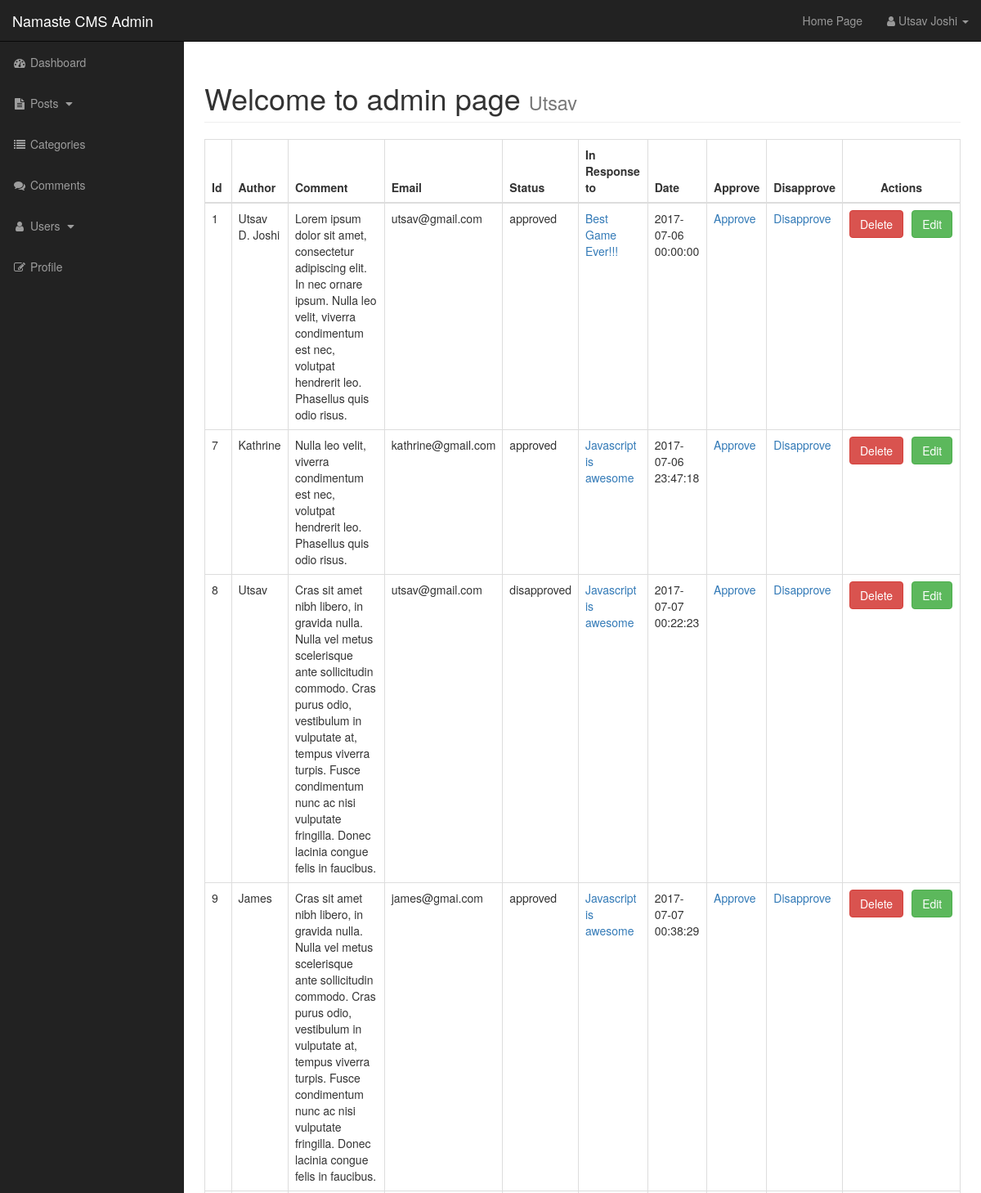
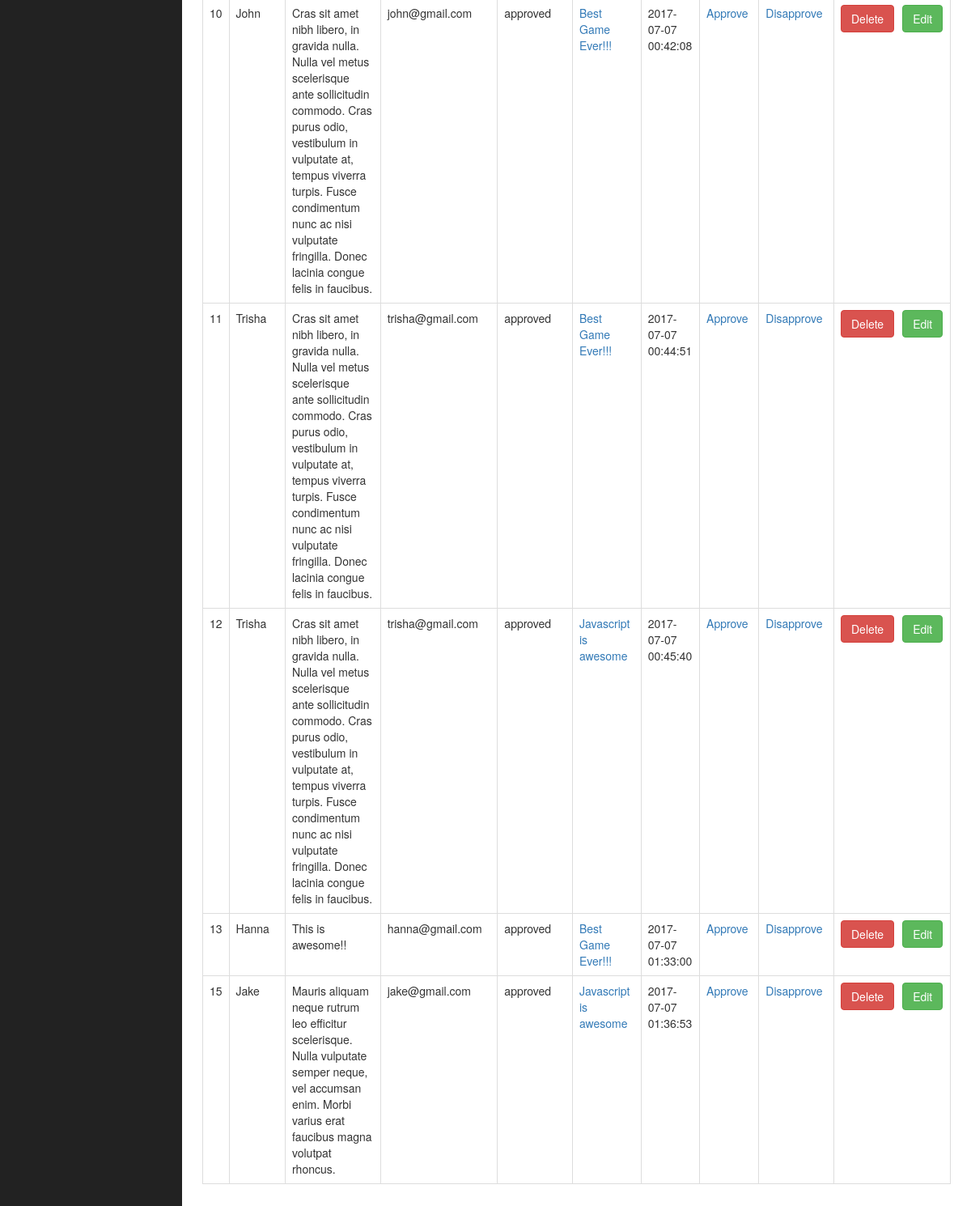
The page /admin/comments.php (signed in) on the database its author committed (2 pictures, top to bottom).
### tables this page shows
CREATE TABLE `comments` (
  `comment_id` int(5) NOT NULL,
  `comment_post_id` int(5) NOT NULL,
  `comment_author` varchar(255) NOT NULL,
  `comment_email` varchar(255) NOT NULL,
  `comment_content` text NOT NULL,
  `comment_status` varchar(255) NOT NULL,
  `comment_date` datetime NOT NULL
);

CREATE TABLE `posts` (
  `post_id` int(5) NOT NULL,
  `post_category_id` int(3) NOT NULL,
  `post_title` varchar(255) NOT NULL,
  `post_author` varchar(255) NOT NULL,
  `post_date` date NOT NULL,
  `post_image` text NOT NULL,
  `post_content` text NOT NULL,
  `post_tags` varchar(255) NOT NULL,
  `post_comment_count` int(11) NOT NULL,
  `post_status` varchar(255) NOT NULL DEFAULT 'draft'
);

### admin/includes/view_all_comments.php (the view, shortened to what this page needs)
<table class="table table-bordered table-hover">
    <thead>
    <tr>
        <th>Id</th>
        <th>Author</th>
        <th>Comment</th>
        <th>Email</th>
        <th>Status</th>
        <th>In Response to</th>
        <th>Date</th>
        <th>Approve</th>
        <th>Disapprove</th>
        <th style="text-align: center">Actions</th>
    </tr>
    </thead>
    <tbody>
    <?php
    $query = "SELECT * FROM comments";
    $select_comments = mysqli_query($connection, $query);
    while($row = mysqli_fetch_assoc($select_comments)) {
        $comment_id = $row['comment_id'];
        $comment_post_id = $row['comment_post_id'];
        $comment_author = $row['comment_author'];
        $comment_content = $row['comment_content'];
        $comment_email = $row['comment_email'];
        $comment_status = $row['comment_status'];
        $comment_date = $row['comment_date'];
        echo "<tr>";
        echo "<td>{$comment_id}</td>";
        echo "<td>{$comment_author}</td>";
        echo "<td>{$comment_content}</td>";
        echo "<td>{$comment_email}</td>";
        echo "<td>{$comment_status}</td>";
        $query = "SELECT * FROM posts WHERE post_id = '{$comment_post_id}'";
        $select_post_id_query = mysqli_query($connection, $query);
        while($row = mysqli_fetch_assoc($select_post_id_query)){
            $post_id = $row['post_id'];
            $post_title = $row['post_title'];
            echo "<td><a href='../post.php?p_id={$post_id}'>{$post_title}</a></td>";
        }
        echo "<td>{$comment_date}</td>";
        echo "<td><a href='comments.php?approved={$comment_id}'>Approve</a></td>";
        echo "<td><a href='comments.php?disapproved={$comment_id}'>Disapprove</a></td>";
        echo "<td style='width: 144px;'><a href='comments.php?delete={$comment_id}' class='btn btn-danger'>Delete</a><a href='comments.php?source=edit_comment&p_id={$comment_id}' style='margin-left: 10px;' class='btn btn-success'>Edit</a></td>";
        echo "</tr>";
    }
    ?>
    </tbody>
</table>

### admin/css/sb-admin.css (style rules this page uses)
body { margin-top: 100px; background-color: #222; }
@media (min-width:768px) { body { margin-top: 50px; } }

### rows shown on the page
comments: comment_id "1", comment_author "Utsav D. Joshi", comment_content "Lorem ipsum dolor sit amet, consectetur adipiscing elit. In nec ornare ipsum. Nulla leo velit, viverra condimentum est nec, volutpat hendrerit leo. Phasellus quis odio risus.", comment_email "utsav@gmail.com", comment_status "approved", comment_date "2017-07-06 00:00:00"
posts: post_title "Best Game Ever!!!"
comments: comment_id "7", comment_author "Kathrine", comment_content "Nulla leo velit, viverra condimentum est nec, volutpat hendrerit leo. Phasellus quis odio risus.", comment_email "kathrine@gmail.com", comment_status "approved", comment_date "2017-07-06 23:47:18"
posts: post_title "Javascript is awesome"
comments: comment_id "8", comment_author "Utsav", comment_content "Cras sit amet nibh libero, in gravida nulla. Nulla vel metus scelerisque ante sollicitudin commodo. Cras purus odio, vestibulum in vulputate at, tempus viverra turpis. Fusce condimentum nunc ac nisi vulputate fringilla. Donec lacinia congue felis in faucibus.", comment_email "utsav@gmail.com", comment_status "disapproved", comment_date "2017-07-07 00:22:23"
comments: comment_id "9", comment_author "James", comment_content "Cras sit amet nibh libero, in gravida nulla. Nulla vel metus scelerisque ante sollicitudin commodo. Cras purus odio, vestibulum in vulputate at, tempus viverra turpis. Fusce condimentum nunc ac nisi vulputate fringilla. Donec lacinia congue felis in faucibus.", comment_email "james@gmai.com", comment_status "approved", comment_date "2017-07-07 00:38:29"
comments: comment_id "10", comment_author "John", comment_content "Cras sit amet nibh libero, in gravida nulla. Nulla vel metus scelerisque ante sollicitudin commodo. Cras purus odio, vestibulum in vulputate at, tempus viverra turpis. Fusce condimentum nunc ac nisi vulputate fringilla. Donec lacinia congue felis in faucibus.", comment_email "john@gmail.com", comment_status "approved", comment_date "2017-07-07 00:42:08"
comments: comment_id "11", comment_author "Trisha", comment_content "Cras sit amet nibh libero, in gravida nulla. Nulla vel metus scelerisque ante sollicitudin commodo. Cras purus odio, vestibulum in vulputate at, tempus viverra turpis. Fusce condimentum nunc ac nisi vulputate fringilla. Donec lacinia congue felis in faucibus.", comment_email "trisha@gmail.com", comment_status "approved", comment_date "2017-07-07 00:44:51"
comments: comment_id "12", comment_author "Trisha", comment_content "Cras sit amet nibh libero, in gravida nulla. Nulla vel metus scelerisque ante sollicitudin commodo. Cras purus odio, vestibulum in vulputate at, tempus viverra turpis. Fusce condimentum nunc ac nisi vulputate fringilla. Donec lacinia congue felis in faucibus.", comment_email "trisha@gmail.com", comment_status "approved", comment_date "2017-07-07 00:45:40"
comments: comment_id "13", comment_author "Hanna", comment_content "This is awesome!!", comment_email "hanna@gmail.com", comment_status "approved", comment_date "2017-07-07 01:33:00"
comments: comment_id "15", comment_author "Jake", comment_content "Mauris aliquam neque rutrum leo efficitur scelerisque. Nulla vulputate semper neque, vel accumsan enim. Morbi varius erat faucibus magna volutpat rhoncus.", comment_email "jake@gmail.com", comment_status "approved", comment_date "2017-07-07 01:36:53"

### other values the page prints
substr((string)$_SESSION['user_firstname'], 0, 1) "U"
substr((string)$_SESSION['user_lastname'], 0, 1) "J"
